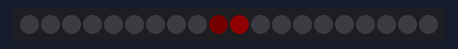
A sketch run on a simulated Arduino Uno, built with avr-gcc and run on an emulated ATmega328P. Shown: 20 RGB LEDs in strip order, left to right. Dim RGB values are drawn brighter than linear.

Above: at 3.51 s.
At 11.34 s:
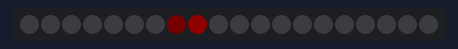
At 15.5 s:
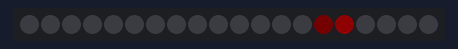
At 21.46 s:
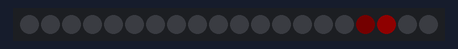
At 27.49 s:
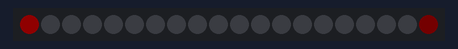
At 39.46 s:
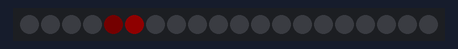

The sketch:

fastcirc_beat.ino
```cpp
/* fastcirc_beat

By: Andrew Tuline

Date: Aug, 2015


Single LED moving increasingly faster across the strand using beats instead of counting.

My original fastcirc routine counted LED's and had a few if statements, an else and some for loops. This has none of that.

Why count LED's when you can use sinewaves to do the heavy lifing for you.

Of course, you can modify this routine to add a demo loop, rotate hues, add a background colour and so forth.

*/


#include "FastLED.h"                                          // FastLED library. Please use the latest development version.

#if FASTLED_VERSION < 3001000
#error "Requires FastLED 3.1 or later; check github for latest code."
#endif

// Fixed definitions cannot change on the fly.
#define LED_DT 12                                             // Data pin to connect to the strip.
#define LED_CK 11                                             // Clock pin for WS2801 or APA102.
#define COLOR_ORDER BGR                                       // It's GRB for WS2812 and BGR for APA102.
#define LED_TYPE APA102                                       // Using APA102, WS2812, WS2801. Don't forget to change LEDS.addLeds.
#define NUM_LEDS 20                                           // Number of LED's.

// Global variables can be changed on the fly.
uint8_t max_bright = 128;                                      // Overall brightness definition. It can be changed on the fly.

struct CRGB leds[NUM_LEDS];


// Initialize global variables for sequences
int thiscount = 0;
int thissat = 255;
int thishue = 0;
int thisbright = 255;
int thisdir = 1;


void setup() {
  delay(1000);                                                // Power-up safety delay.
  Serial.begin(57600);
  LEDS.addLeds<LED_TYPE, LED_DT, LED_CK, COLOR_ORDER>(leds, NUM_LEDS);  // Use this for WS2801 or APA102
//  LEDS.addLeds<LED_TYPE, LED_DT, COLOR_ORDER>(leds, NUM_LEDS);  // Use this for WS2812

  FastLED.setBrightness(max_bright);
  set_max_power_in_volts_and_milliamps(5, 500);               // FastLED Power management set at 5V, 500mA.
} // setup()


void loop () {
  uint8_t beatval = beatsin8(10,5,50);
  fast_circ();
  delay(beatval*2);                                           // I tried to use EVERY_N_MILLISECONDS, but it didn't work for some reason.
  show_at_max_brightness_for_power();
} // loop()


void fast_circ() {                                            // Fast Circle
  thiscount = (thiscount + thisdir)%NUM_LEDS;
  leds[thiscount] = CHSV(thishue, thissat, thisbright);
  fadeToBlackBy(leds, NUM_LEDS, 224);
} // fast_circ()
```
